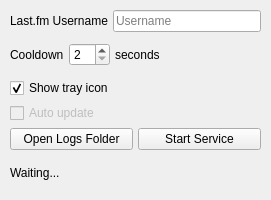
<?xml version="1.0" encoding="UTF-8"?>
<ui version="4.0">
 <class>MainWindow</class>
 <widget class="QMainWindow" name="MainWindow">
  <property name="geometry">
   <rect>
    <x>0</x>
    <y>0</y>
    <width>271</width>
    <height>200</height>
   </rect>
  </property>
  <property name="maximumSize">
   <size>
    <width>271</width>
    <height>200</height>
   </size>
  </property>
  <property name="windowTitle">
   <string>MainWindow</string>
  </property>
  <property name="locale">
   <locale language="English" country="UnitedStates"/>
  </property>
  <widget class="QWidget" name="centralwidget">
   <widget class="QWidget" name="layoutWidget">
    <property name="geometry">
     <rect>
      <x>10</x>
      <y>10</y>
      <width>251</width>
      <height>181</height>
     </rect>
    </property>
    <layout class="QVBoxLayout" name="verticalLayout">
     <property name="spacing">
      <number>5</number>
     </property>
     <item>
      <layout class="QHBoxLayout" name="horizontalLayout">
       <item>
        <widget class="QLabel" name="label">
         <property name="text">
          <string comment="LastfmUsernameLabel">Last.fm Username</string>
         </property>
        </widget>
       </item>
       <item>
        <widget class="QLineEdit" name="usernameLineEdit">
         <property name="placeholderText">
          <string comment="LastfmUsernameHint">Username</string>
         </property>
        </widget>
       </item>
      </layout>
     </item>
     <item>
      <layout class="QHBoxLayout" name="horizontalLayout_2">
       <item>
        <widget class="QLabel" name="label_2">
         <property name="text">
          <string comment="CooldownLabel">Cooldown</string>
         </property>
        </widget>
       </item>
       <item>
        <widget class="QSpinBox" name="cooldownSpinBox">
         <property name="minimum">
          <number>2</number>
         </property>
         <property name="maximum">
          <number>60</number>
         </property>
        </widget>
       </item>
       <item>
        <widget class="QLabel" name="label_4">
         <property name="text">
          <string comment="secondsLabel">seconds</string>
         </property>
        </widget>
       </item>
       <item>
        <spacer name="horizontalSpacer">
         <property name="orientation">
          <enum>Qt::Horizontal</enum>
         </property>
         <property name="sizeHint" stdset="0">
          <size>
           <width>40</width>
           <height>20</height>
          </size>
         </property>
        </spacer>
       </item>
      </layout>
     </item>
     <item>
      <widget class="QCheckBox" name="trayIconCheckBox">
       <property name="text">
        <string comment="TrayIconChkLabel">Show tray icon</string>
       </property>
       <property name="checked">
        <bool>true</bool>
       </property>
      </widget>
     </item>
     <item>
      <widget class="QCheckBox" name="autoUpdateCheckBox">
       <property name="enabled">
        <bool>false</bool>
       </property>
       <property name="text">
        <string comment="AutoUpdateChkLabel">Auto update</string>
       </property>
       <property name="checkable">
        <bool>false</bool>
       </property>
      </widget>
     </item>
     <item>
      <layout class="QHBoxLayout" name="horizontalLayout_3">
       <item>
        <widget class="QPushButton" name="logsBtn">
         <property name="text">
          <string comment="OpenLogsBtnLabel">Open Logs Folder</string>
         </property>
        </widget>
       </item>
       <item>
        <widget class="QPushButton" name="serviceBtn">
         <property name="text">
          <string comment="ServiceBtnLabel">Start Service</string>
         </property>
        </widget>
       </item>
      </layout>
     </item>
     <item>
      <widget class="QLabel" name="processStatusLbl">
       <property name="text">
        <string comment="ProcessStatusLabel">Waiting...</string>
       </property>
      </widget>
     </item>
    </layout>
   </widget>
  </widget>
 </widget>
 <resources/>
 <connections/>
</ui>
